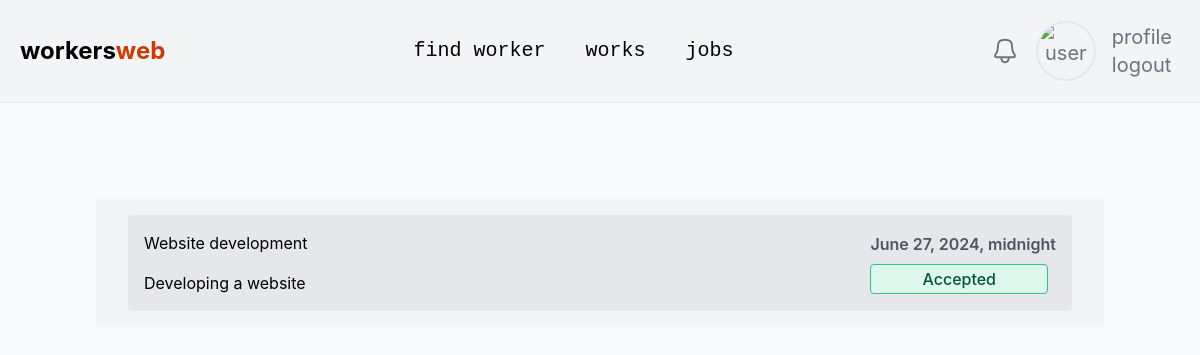
The app's page /work-notifications/ (signed in) with its own data.
### main/models.py (models this page shows)
class WorkRequest(models.Model):
    user = models.ForeignKey(User,on_delete=models.CASCADE)
    worker = models.ForeignKey(Worker,on_delete=models.CASCADE)
    name = models.CharField(max_length=255)
    desc = models.TextField()
    is_accepted = models.BooleanField(default=False)
    created_at = models.DateTimeField(auto_now_add=True)
    date = models.DateTimeField()

### main/views.py (the view)
# urls.py: path('work-notifications/',work_notifications,name="work-notifications"),
def work_notifications(request):
  if not request.user.is_authenticated:
    return redirect(login_user)
  work_request = WorkRequest.objects.all()
  return render(request,'work_notification.html',{'work_requests':work_request})

### template/work_notification.html (shortened to what this page needs)
{% extends 'layout.html' %}
{% block 'container' %}
<div class="p-24">
  <div class="bg-gray-100 p-4">
    {% for wr in work_requests %}
      {% if wr.worker.user_id == request.user or wr.user == request.user %}
      <div class="flex items-center justify-between p-2 mx-4 bg-gray-200 rounded">
        <div class="flex flex-col space-y-4 p-2 ">
        <p>
          {{ wr.name }}
        </p>
        <p>
          {{ wr.desc }}
        </p>
        </div>
       <div class=" flex flex-col space-y-2 p-2">
         <p class="text-gray-600 font-semibold text-md">
           {{ wr.date }}
         </p>
       {% if wr.is_accepted %}
         <span class="bg-green-100 text-green-800 text-base font-medium me-2 px-1 py-0.5 rounded dark:bg-gray-700 dark:text-green-400 border border-green-400 text-center">Accepted</span>
       {% else %}
        <span class="bg-gray-100 text-gray-800 text-base font-medium me-2 px-1 py-0.5 rounded dark:bg-gray-700 dark:text-gray-400 border border-gray-500 text-center">with held</span>
        {% endif %}
        </div>
      </div>
      {% endif %}
    {% endfor %}
  </div>
</div>
{% endblock %}

### records on screen
WorkRequest: name "Website development", desc "Developing a website", date "June 27, 2024, midnight", is_accepted "Accepted"
